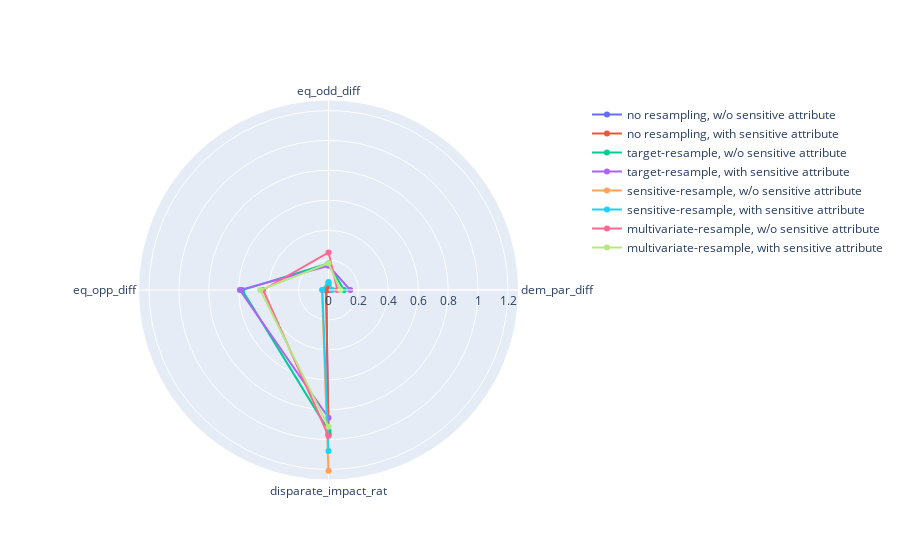

Notebook code cell kept with this figure:
### Markdown cell above
Model fairness results

### Code cell
categories = ['dem_par_diff', 'eq_odd_diff', 'eq_opp_diff', 'disparate_impact_rat']
dataset_ref = [ 'no resampling, w/o sensitive attribute', 'no resampling, with sensitive attribute', \
                    'target-resample, w/o sensitive attribute', 'target-resample, with sensitive attribute', \
                    'sensitive-resample, w/o sensitive attribute', 'sensitive-resample, with sensitive attribute', \
                    'multivariate-resample, w/o sensitive attribute', 'multivariate-resample, with sensitive attribute']


fig = go.Figure()

for res_list,ref in zip(fairness_results, dataset_ref):

  fig.add_trace(go.Scatterpolar(
        r=res_list,
        theta=categories,
        # fill='toself',
        name=ref
  ))


fig.update_layout(
  polar=dict(
    radialaxis=dict(
      visible=True,
      range=[0, 1.27]
    )),
  showlegend=True
)

fig.show()

### Figure 1 — Plotly figure (JSON) as saved in the notebook; plotly's stock layout.template omitted (floating-point values rounded to 4 significant figures)
{"data": [{"name": "no resampling, w/o sensitive attribute", "r": [0.003006, 0.01639, 0.01541, 0.9596], "theta": ["dem_par_diff", "eq_odd_diff", "eq_opp_diff", "disparate_impact_rat"], "type": "scatterpolar"}, {"name": "no resampling, with sensitive attribute", "r": [0.006151, 0.03846, 0.01541, 0.9686], "theta": ["dem_par_diff", "eq_odd_diff", "eq_opp_diff", "disparate_impact_rat"], "type": "scatterpolar"}, {"name": "target-resample, w/o sensitive attribute", "r": [0.1031, 0.178, 0.5768, 0.94], "theta": ["dem_par_diff", "eq_odd_diff", "eq_opp_diff", "disparate_impact_rat"], "type": "scatterpolar"}, {"name": "target-resample, with sensitive attribute", "r": [0.1448, 0.1625, 0.5923, 0.854], "theta": ["dem_par_diff", "eq_odd_diff", "eq_opp_diff", "disparate_impact_rat"], "type": "scatterpolar"}, {"name": "sensitive-resample, w/o sensitive attribute", "r": [0.025, 0.05322, 0.04359, 1.208], "theta": ["dem_par_diff", "eq_odd_diff", "eq_opp_diff", "disparate_impact_rat"], "type": "scatterpolar"}, {"name": "sensitive-resample, with sensitive attribute", "r": [0.02367, 0.051, 0.04095, 1.077], "theta": ["dem_par_diff", "eq_odd_diff", "eq_opp_diff", "disparate_impact_rat"], "type": "scatterpolar"}, {"name": "multivariate-resample, w/o sensitive attribute", "r": [0.05981, 0.2511, 0.4373, 0.9743], "theta": ["dem_par_diff", "eq_odd_diff", "eq_opp_diff", "disparate_impact_rat"], "type": "scatterpolar"}, {"name": "multivariate-resample, with sensitive attribute", "r": [0.0793, 0.178, 0.4557, 0.9148], "theta": ["dem_par_diff", "eq_odd_diff", "eq_opp_diff", "disparate_impact_rat"], "type": "scatterpolar"}], "layout": {"polar": {"radialaxis": {"range": [0, 1.27], "visible": true}}, "showlegend": true}}
